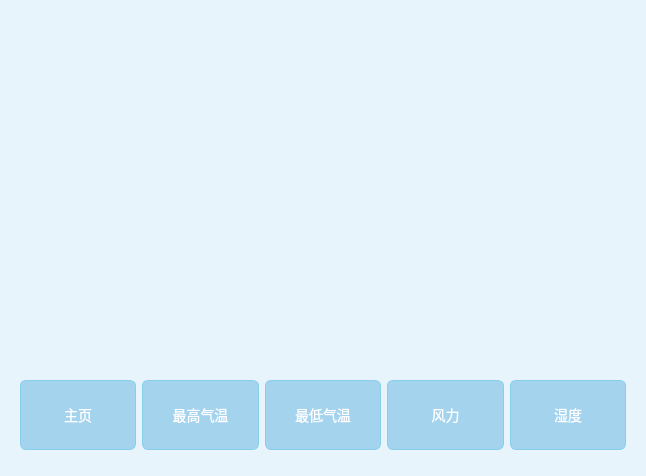
<?xml version="1.0" encoding="UTF-8"?>
<ui version="4.0">
 <class>WeatherChartWidget</class>
 <widget class="QWidget" name="WeatherChartWidget">
  <property name="geometry">
   <rect>
    <x>0</x>
    <y>0</y>
    <width>646</width>
    <height>476</height>
   </rect>
  </property>
  <property name="windowTitle">
   <string>Form</string>
  </property>
  <property name="styleSheet">
   <string notr="true">QWidget {
    background-color: #e7f4fb;
    color: #2e3c4d;
    font-family: &quot;Microsoft YaHei&quot;;
    font-size: 14px;
}

/* 按钮样式 */
QPushButton {
    background-color: #a4d3ee;
    border: 1px solid #87ceeb;
    color: white;
    border-radius: 6px;
    padding: 5px 12px;
}
QPushButton:hover {
    background-color: #87ceeb;
}
QPushButton:pressed {
    background-color: #6dbde0;
}</string>
  </property>
  <layout class="QGridLayout" name="gridLayout">
   <item row="1" column="0">
    <widget class="QWidget" name="widget" native="true">
     <property name="minimumSize">
      <size>
       <width>0</width>
       <height>100</height>
      </size>
     </property>
     <layout class="QHBoxLayout" name="horizontalLayout">
      <item>
       <widget class="QPushButton" name="btn_mainpage">
        <property name="minimumSize">
         <size>
          <width>0</width>
          <height>70</height>
         </size>
        </property>
        <property name="text">
         <string>主页</string>
        </property>
       </widget>
      </item>
      <item>
       <widget class="QPushButton" name="btn_high_temp">
        <property name="minimumSize">
         <size>
          <width>0</width>
          <height>70</height>
         </size>
        </property>
        <property name="text">
         <string>最高气温</string>
        </property>
       </widget>
      </item>
      <item>
       <widget class="QPushButton" name="btn_lowtemp">
        <property name="minimumSize">
         <size>
          <width>0</width>
          <height>70</height>
         </size>
        </property>
        <property name="text">
         <string>最低气温</string>
        </property>
       </widget>
      </item>
      <item>
       <widget class="QPushButton" name="btn_windscale">
        <property name="minimumSize">
         <size>
          <width>0</width>
          <height>70</height>
         </size>
        </property>
        <property name="text">
         <string>风力</string>
        </property>
       </widget>
      </item>
      <item>
       <widget class="QPushButton" name="btn_humidity">
        <property name="minimumSize">
         <size>
          <width>0</width>
          <height>70</height>
         </size>
        </property>
        <property name="text">
         <string>湿度</string>
        </property>
       </widget>
      </item>
     </layout>
    </widget>
   </item>
   <item row="0" column="0">
    <widget class="QStackedWidget" name="stackedWidget"/>
   </item>
  </layout>
 </widget>
 <resources/>
 <connections/>
</ui>
